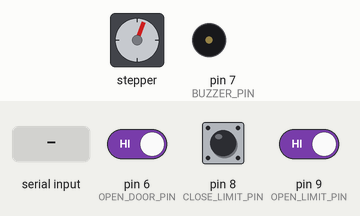
This sketch was run on a simulated Arduino Uno, built with avr-gcc and run on an emulated ATmega328P. On the bench: stepper motor, buzzer (waves = sounding, pin HIGH). The inputs (shaded band) are chosen by the test bench; at power-on: pin 9 (OPEN_LIMIT_PIN) HIGH, pin 6 (OPEN_DOOR_PIN) HIGH, pin 8 (CLOSE_LIMIT_PIN) HIGH. Stepper angles assume 2048 steps per turn.

Above: at 1.4 s.
1.5 s: pin 9 (OPEN_LIMIT_PIN) driven LOW
At 1.8 s:
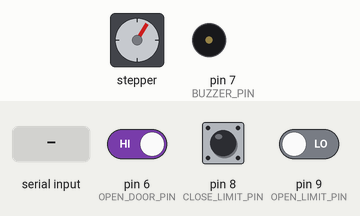
3.0 s: "s" received over Serial
At 4.76 s:
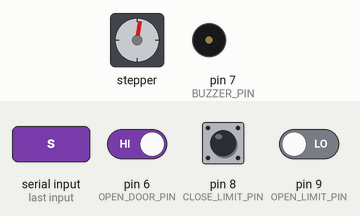
At 5.36 s:
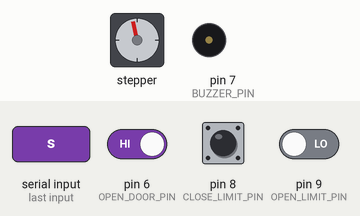
Timing chart, 0 to 21.0 s (numbered marks = the images above; inputs shaded):
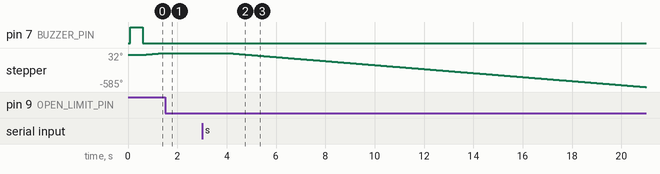

Measured:
- after the input at 1.5 s, stepper: stops changing and stays 32°
- after the input at 3.0 s, stepper: keeps turning counter-clockwise at about 36°/s, starting after 1.0 s

The sketch:

whiskerSnapper.ino
```cpp
// #include <LiquidCrystal_I2C.h>

#include <SoftwareSerial.h>
#include "motors.h"


#define CLOSE_LIMIT_PIN 8
#define OPEN_LIMIT_PIN 9
#define STEP_IN1 10
#define STEP_IN2 11
#define STEP_IN3 12
#define STEP_IN4 13


#define OPEN_DOOR_PIN 6
#define BUZZER_PIN 7
#define BUZZER_LENGTH 3000UL
#define MAX_TAG_COUNT 5

Stepper_28BYJ_48 DoorMotor;
//LiquidCrystal_I2C Lcd(0x27,16,2);
//int DuncanCount=0;

//const unsigned long ValidTags[MAX_TAG_COUNT]={10131965UL,10418284UL,0UL,0UL,0UL};
const unsigned long ValidTags[MAX_TAG_COUNT]={0UL,0UL,0UL,0UL,0UL};

SoftwareSerial RFID(2,3); //Rx,Tx pins
const unsigned long ClosedDelay = 120000UL; // 2 minutes
//const unsigned long ClosedDelay = 7000UL; // 7 sec


void clearRFIDBuffer(){
  while(RFID.available()>0){
    RFID.read();
   }
}

unsigned long checkRFID(){
  int tagData;
  int tagID[14];
  int index=0;
  char data[8];
  unsigned long x=0UL;
  if(RFID.available()>0){
    //Serial.println("Found Tag");
    for(index=0;index<14;++index){
      while(RFID.available()<=0){}
      tagData=RFID.read();
      tagID[index]=tagData;
      //delay(100);
      //Serial.print(tagData,DEC);Serial.print(" ");

    }
    //Serial.println();
    data[0]=(char)tagID[3]; data[1]=(char)tagID[4];
    data[2]=(char)tagID[5]; data[3]=(char)tagID[6];
    data[4]=(char)tagID[7]; data[5]=(char)tagID[8];
    data[6]=(char)tagID[9]; data[7]=(char)tagID[10];
    x=strtoul(data,0,16);
    //Serial.print(data); Serial.print(" "); Serial.println(x);
    clearRFIDBuffer();
    }
  return(x);
}

boolean activateDoor(int value){
  boolean isDoorClosed=false;
  if(value==1){ // close door
      //Lcd.setCursor(8,0);
      //Lcd.print(DuncanCount);
      enableBuzzer(1);
      DoorMotor.setStepperDirection(1);
      DoorMotor.moveToCcwLimit();
      enableBuzzer(0);
      isDoorClosed=true;
  }else{

      DoorMotor.setStepperDirection(0);
      DoorMotor.moveToCwLimit();;
  }
  return(isDoorClosed);
}

void enableBuzzer(int value){
  if(value == 0){
    digitalWrite(BUZZER_PIN,LOW);
  }else{
    digitalWrite(BUZZER_PIN,HIGH);
  }
}
void checkBuzzer(unsigned long myTime){
  static int buzzerOn=0;

  if(myTime>0UL){
    if(buzzerOn==0){
    //Serial.print("in Buzzer: "); Serial.print(buzzerOn);Serial.println(" ");Serial.println(myTime);
    }
    if(buzzerOn == 1 && myTime >= BUZZER_LENGTH){
      digitalWrite(BUZZER_PIN,LOW);
      //Serial.println("buzzer off");
      buzzerOn=0;
    }else if(buzzerOn && myTime< BUZZER_LENGTH){
      digitalWrite(BUZZER_PIN,HIGH);
      //Serial.println("buzzer on");
      buzzerOn=1;
    }
  }
}

boolean isValidTag(unsigned long tagID){
  int index=0,counter=0;
  boolean result=false;
  for(index=0;index<MAX_TAG_COUNT;++index){
    if(ValidTags[index]==0){
      ++counter;
    }else if(ValidTags[index] == tagID){
      result=true;
      break;
    }
  }
  if(counter == MAX_TAG_COUNT){ // if all ValidTags equal 0 (no tag ID's specified)
    result=true;
  }
  return(result);
}

void setup() {
  RFID.begin(9600);
  Serial.begin(9600);
//  Lcd.init();
//  Lcd.clear();
//  Lcd.backlight();
//  Lcd.print("Number:");
//  Lcd.print(DuncanCount);

  pinMode(OPEN_DOOR_PIN,INPUT_PULLUP);


  //pinMode(LED_PIN,OUTPUT);
  pinMode(BUZZER_PIN,OUTPUT);
  digitalWrite(BUZZER_PIN,LOW);
  delay(100);
  digitalWrite(BUZZER_PIN,HIGH);
  delay(500);
  digitalWrite(BUZZER_PIN,LOW);

  DoorMotor.initalize(STEP_IN1,STEP_IN2,STEP_IN3,STEP_IN4,OPEN_LIMIT_PIN,CLOSE_LIMIT_PIN);
  activateDoor(0);
}

void loop() {
  unsigned long tagID=0UL;
  static unsigned long timeClosed=0UL;
  static boolean isDoorClosed = false;

  String data;
if(Serial.available()>0){
  data=Serial.readString();
  switch(data[0]){
    case 'c':
      DoorMotor.setStepperDirection(1);
      DoorMotor.stepsToTake(60);
      DoorMotor.disableStepper();
      Serial.println("C");Serial.println(DoorMotor.getStepperPosition());
    break;
    case 'w':
      DoorMotor.setStepperDirection(0);
      DoorMotor.stepsToTake(60);
      DoorMotor.disableStepper();
      Serial.println("W");Serial.println(DoorMotor.getStepperPosition());
    break;
    case 'o':
      DoorMotor.moveToCwLimit();
    break;
    case 's':
      DoorMotor.moveToCcwLimit();
    break;
  }
}

  if(digitalRead(OPEN_DOOR_PIN)==LOW){
    timeClosed -= ClosedDelay;
  }

  if(isDoorClosed==false){ // only check RFID if door is open
    tagID=checkRFID();
  }
  if(tagID > 0UL && isDoorClosed==false){  // Start counter
    if(isValidTag(tagID)==true){
      timeClosed=millis();
      isDoorClosed=activateDoor(1); //close door
    }
  }
  if(isDoorClosed==true){
    //checkBuzzer(millis()-timeClosed);
    if((millis()-timeClosed) > ClosedDelay){
      isDoorClosed=activateDoor(0); // open door
      clearRFIDBuffer();
    }
  }

}
```

motors.cpp
```cpp
#include "motors.h"
////////////////////////////
//  Stepper_28BYJ_48 CLASS METHODS
///////////////////////////

  void Stepper_28BYJ_48::stepsToTake(int stepCount){
    int counter=0,limitPin,limit;
    if(CcwLimitPin == 0){
      StepperPtr->step(stepCount*StepDirection);
      CurrentStepPosition=(CurrentStepPosition+(stepCount*StepDirection))%STEPS_PER_OUTPUT_REVOLUTION;
    }else{
      if(StepDirection>0){ //Clockwise
        limitPin=CwLimitPin;
      }else{
        limitPin=CcwLimitPin;
      }
      limit=digitalRead(limitPin);
      while(limit==HIGH && counter < stepCount){
        //Serial.print("Pin: ");Serial.println(limit);
        StepperPtr->step(1*StepDirection);
        limit=digitalRead(limitPin);
        ++counter;
      }
      CurrentStepPosition=(CurrentStepPosition+(counter*StepDirection))%STEPS_PER_OUTPUT_REVOLUTION;
    }
  }

  void Stepper_28BYJ_48::findZero(){
    int zeroSwitch,counter;
    if(CcwLimitPin == 0){
      // counter is used to stop the zeroing function if the stepper travels more than 1 rotation
      counter = -20; // give an arbitrary buffer, so that is will go at least one revolution
      zeroSwitch=digitalRead(CwLimitPin);
      while(zeroSwitch==LOW && counter < STEPS_PER_OUTPUT_REVOLUTION){
        StepperPtr->step(1*StepDirection);
        zeroSwitch=digitalRead(CwLimitPin);
        ++counter;
      }
      while(zeroSwitch==HIGH && counter < STEPS_PER_OUTPUT_REVOLUTION){
        StepperPtr->step(1*StepDirection);
        zeroSwitch=digitalRead(CwLimitPin);
        ++counter;
      }
    }else{
      zeroSwitch=digitalRead(CcwLimitPin);
      while(zeroSwitch==HIGH){
        StepperPtr->step(-1);
        zeroSwitch=digitalRead(CcwLimitPin);
        ++counter;
      }
    }
    CurrentStepPosition=0;
  }

  void  Stepper_28BYJ_48::setStepperSpeed(int stepperSpeed){ // stepperSpeed =  0%-100%
    stepperSpeed=map(stepperSpeed,0,100,5,MaxSpeed_28BYJ);
    StepperPtr->setSpeed(stepperSpeed);
  }

  void Stepper_28BYJ_48::initalize(int in1, int in2, int in3, int in4,int zero){
    In1Pin=in1;In2Pin=in2;In3Pin=in3;In4Pin=in4;CwLimitPin=zero;
    pinMode(CwLimitPin,INPUT_PULLUP);
    // IN1=34 IN2=36 IN3=38 IN4=40
    //Stepper Stepper1(STEPS_PER_MOTOR_REVOLUTION,TIDE_STEP_IN1,TIDE_STEP_IN3,TIDE_STEP_IN2,TIDE_STEP_IN4);
    StepperPtr = new Stepper (STEPS_PER_MOTOR_REVOLUTION,In1Pin,In3Pin,In2Pin,In4Pin);
    setStepperSpeed(50);
    findZero();
  }

    void Stepper_28BYJ_48::initalize(int in1, int in2, int in3, int in4,int cw_limit,int ccw_limit){
    In1Pin=in1;In2Pin=in2;In3Pin=in3;In4Pin=in4;CwLimitPin=cw_limit;CcwLimitPin=ccw_limit;
    pinMode(CwLimitPin,INPUT_PULLUP);
    pinMode(CcwLimitPin,INPUT_PULLUP);
    // IN1=34 IN2=36 IN3=38 IN4=40
    //Stepper Stepper1(STEPS_PER_MOTOR_REVOLUTION,TIDE_STEP_IN1,TIDE_STEP_IN3,TIDE_STEP_IN2,TIDE_STEP_IN4);
    StepperPtr = new Stepper (STEPS_PER_MOTOR_REVOLUTION,In1Pin,In3Pin,In2Pin,In4Pin);
    setStepperSpeed(50);

  }

  void Stepper_28BYJ_48::moveToCwLimit(){
    int limit;
    setStepperDirection(1);
    limit=digitalRead(CwLimitPin);
      while(limit==HIGH){
        stepsToTake(1);
        limit=digitalRead(CwLimitPin);
      }
      disableStepper();
  }
  void Stepper_28BYJ_48::moveToCcwLimit(){
    int limit;
    setStepperDirection(0);
    limit=digitalRead(CcwLimitPin);
      while(limit==HIGH){
        stepsToTake(1);
        limit=digitalRead(CcwLimitPin);
      }
      disableStepper();
  }
  void Stepper_28BYJ_48::setZero(){
    findZero();
  }

  int Stepper_28BYJ_48::getStepperPosition(){
    return(CurrentStepPosition);
  }

  void Stepper_28BYJ_48::setStepperDirection(int sdir){
    if(sdir >0){ // clockwise
      StepDirection =1;
    }else{
      StepDirection= -1;
    }
  }

  void Stepper_28BYJ_48::disableStepper(){
    digitalWrite(In1Pin,LOW);digitalWrite(In2Pin,LOW);digitalWrite(In3Pin,LOW);digitalWrite(In4Pin,LOW);
  }

  void Stepper_28BYJ_48::positionAngle(int angle){
    int newPosition,stepsToTake;
    newPosition=map(angle,0,360,0,STEPS_PER_OUTPUT_REVOLUTION);
    if(StepDirection==1){
      stepsToTake=(STEPS_PER_OUTPUT_REVOLUTION-(CurrentStepPosition - newPosition))%STEPS_PER_OUTPUT_REVOLUTION;
    }else{
      stepsToTake=(-STEPS_PER_OUTPUT_REVOLUTION+(newPosition- CurrentStepPosition))%STEPS_PER_OUTPUT_REVOLUTION;
    }
    StepperPtr->step(stepsToTake);
    CurrentStepPosition=(CurrentStepPosition+stepsToTake)%STEPS_PER_OUTPUT_REVOLUTION;
  }
```

motors.h
```cpp
#ifndef MOTORS_H
#define MOTORS_H

#include "Arduino.h"
#include <Stepper.h>  // Stepper 28BYJ-48

#define STEPS_PER_MOTOR_REVOLUTION 32
#define STEPS_PER_OUTPUT_REVOLUTION 2048
#define MaxSpeed_28BYJ 800

class Stepper_28BYJ_48{
      int StepDirection = 1;
      int CurrentStepPosition=0;
      int In1Pin,In2Pin,In3Pin,In4Pin,CwLimitPin=0,CcwLimitPin=0;
      Stepper *StepperPtr;

      void findZero();

    public:
      void initalize(int,int,int,int,int);
      void initalize(int,int,int,int,int,int);
      void setZero();
       int getStepperPosition();
      void setStepperSpeed(int);
      void setStepperDirection(int);
      void disableStepper();
      void positionAngle(int);
      void stepsToTake(int);
      void moveToCwLimit();
      void moveToCcwLimit();
};

#endif
```
